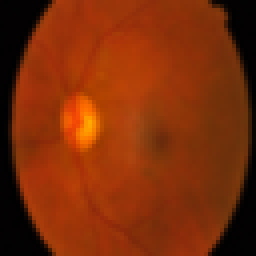
#> input picture dataset/prepared/test/Mild/05a5183c92d0.png, 64 x 64 px (shown 4 times larger); its folder holds only this picture in this run
$ python test_resolution_scaling.py   (older library calls are emulated)
#> lines starting #> are read from the running program, lines starting #| are printed output that depends on the picture; after the words box and inside, x2 and y2 are one past the last pixel; in counts of white or black regions, pixels touching at a corner belong together
#> in main, img is the input picture: shape (64, 64, 3); mean B, G, R 8.2, 45.3, 125.7
import os
import glob
import cv2
import numpy as np

def assess_focus_hybrid(img_bgr, optimal_laplacian_var=150.0, optimal_tenengrad=40.0):
#> called with optimal_laplacian_var = 150, optimal_tenengrad = 40
    gray = cv2.cvtColor(img_bgr, cv2.COLOR_BGR2GRAY)
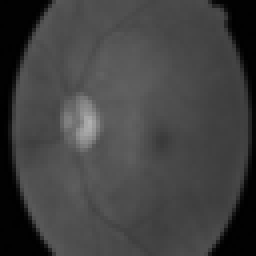
#> gray: shape (64, 64) (shown 4 times larger); min 0, max 176, mean 65.1
    h, w = gray.shape
#> h = 64; w = 64

    _, mask = cv2.threshold(gray, 15, 255, cv2.THRESH_BINARY)
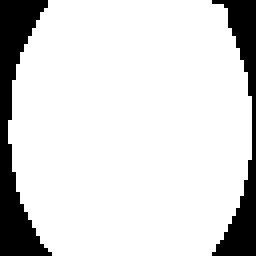
#> mask: shape (64, 64) (shown 4 times larger); 85% white; 2 black regions, box (x1, y1, x2, y2) and area: (0, 0, 13, 64) 360, (53, 0, 64, 64) 256
    y_idx, x_idx = np.where(mask > 0)
#> y_idx = 3480 values from 0 to 63; x_idx = 3480 values, max 62 at index 1323, min 2 at index 1624, mean 32.3

    if len(y_idx) > 0:
        crop_gray = gray[np.min(y_idx):np.max(y_idx)+1, np.min(x_idx):np.max(x_idx)+1]
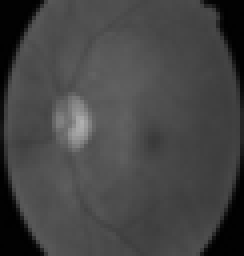
#> crop_gray: shape (64, 61) (shown 4 times larger); min 1, max 176, mean 68.2
        crop_mask = mask[np.min(y_idx):np.max(y_idx)+1, np.min(x_idx):np.max(x_idx)+1]
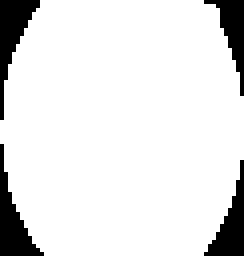
#> crop_mask: shape (64, 61) (shown 4 times larger); 89.1% white; 4 black regions, box (x1, y1, x2, y2) and area: (0, 0, 10, 30) 116, (0, 36, 11, 64) 116, (51, 40, 61, 64) 102, (51, 0, 61, 24) 90
    else:
        crop_gray = gray
        crop_mask = mask

    # 1. Variance of Laplacian on cropped retinal ROI
    laplacian_var = float(cv2.Laplacian(crop_gray, cv2.CV_64F).var())
#> laplacian_var = 182

    # 2. Tenengrad Gradient Magnitude on retinal pixels
    sobel_x = cv2.Sobel(crop_gray, cv2.CV_64F, 1, 0, ksize=3)
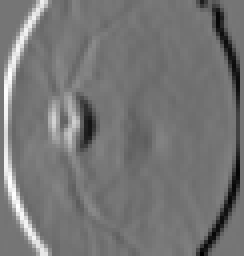
#> sobel_x: shape (64, 61) float64 (shown 4 times larger); min -256, max 299, mean 0.6; drawn with min black and max white
    sobel_y = cv2.Sobel(crop_gray, cv2.CV_64F, 0, 1, ksize=3)
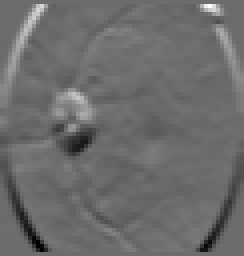
#> sobel_y: shape (64, 61) float64 (shown 4 times larger); min -177, max 239, mean -0.3; drawn with min black and max white
    sobel_mag = np.sqrt(sobel_x**2 + sobel_y**2)
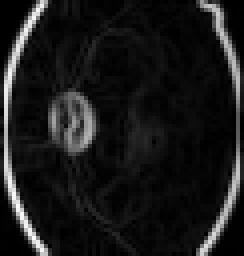
#> sobel_mag: shape (64, 61) float64 (shown 4 times larger); min 0, max 319.3, mean 32.4; drawn with min black and max white

    if np.sum(crop_mask > 0) > 0:
        tenengrad_mean = float(np.mean(sobel_mag[crop_mask > 0]))
#> tenengrad_mean = 31.74
    else:
        tenengrad_mean = float(np.mean(sobel_mag))

    # Scale scores
    score_lap = min(100.0, max(0.0, (laplacian_var / optimal_laplacian_var) * 100.0))
#> score_lap = 100
    score_ten = min(100.0, max(0.0, (tenengrad_mean / optimal_tenengrad) * 100.0))
#> score_ten = 79.34

    # Hybrid Focus Score takes the max of Laplacian & Tenengrad indicators
    focus_score = max(score_lap, score_ten)
#> focus_score = 100

    return {
        "focus_score": round(focus_score, 2),
        "laplacian_var": round(laplacian_var, 2),
        "tenengrad_mean": round(tenengrad_mean, 2)
    }

def main():
    test_paths = glob.glob("dataset/prepared/test/*/*.png")[:10]
    for p in test_paths:
        img = cv2.imread(p)
        res = assess_focus_hybrid(img)
#> res = {'focus_score': 100, 'laplacian_var': 181.9, 'tenengrad_mean': 31.74}
        print(f"File: {os.path.basename(p):<15} -> Focus Score: {res['focus_score']:<6}/100 | LapVar: {res['laplacian_var']:<7} | Tenengrad: {res['tenengrad_mean']}")
#| File: 05a5183c92d0.png -> Focus Score: 100.0 /100 | LapVar: 181.95  | Tenengrad: 31.74
#> pass 2 of the loop in main, `for p in test_paths:`:
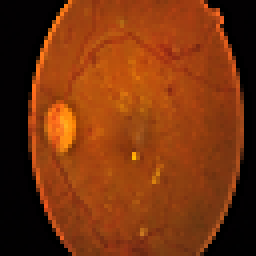
#> input picture dataset/prepared/test/Moderate/07a3be30563b.png, 64 x 64 px (shown 4 times larger)
#> in main, img is the input picture: shape (64, 64, 3); mean B, G, R 13.6, 51.7, 119.8
#> in assess_focus_hybrid (call 2), `_, mask = cv2.threshold(gray, 15, 255, cv2.THRESH_BINARY)`:
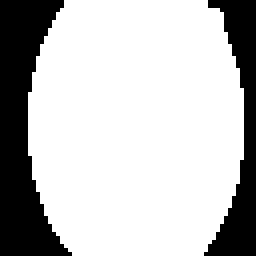
#> mask: shape (64, 64) (shown 4 times larger); 75% white; 2 black regions, box (x1, y1, x2, y2) and area: (0, 0, 18, 64) 648, (51, 0, 64, 64) 374
#> y_idx = 3074 values from 0 to 63; x_idx = 3074 values, max 60 at index 1068, min 7 at index 1069, mean 33.63
#> crop_gray: shape (64, 54)
#> crop_mask: shape (64, 54); 88.9% white; 4 black regions, box (x1, y1, x2, y2) and area: (0, 39, 11, 64) 108, (44, 40, 54, 64) 101, (0, 0, 9, 23) 92, (45, 0, 54, 22) 81
#> laplacian_var = 2140.2
#> sobel_x: shape (64, 54) float64
#> sobel_y: shape (64, 54) float64
#> in assess_focus_hybrid (call 2), `sobel_mag = np.sqrt(sobel_x**2 + sobel_y**2)`:
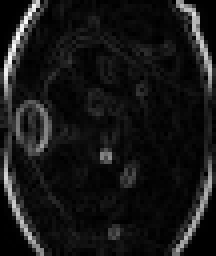
#> sobel_mag: shape (64, 54) float64 (shown 4 times larger); min 0, max 632.6, mean 57.8; drawn with min black and max white
#> tenengrad_mean = 54.27
#> score_ten = 100
#> res = {'focus_score': 100, 'laplacian_var': 2140.2, 'tenengrad_mean': 54.27}
#| File: 07a3be30563b.png -> Focus Score: 100.0 /100 | LapVar: 2140.18 | Tenengrad: 54.27

if __name__ == "__main__":
    main()
